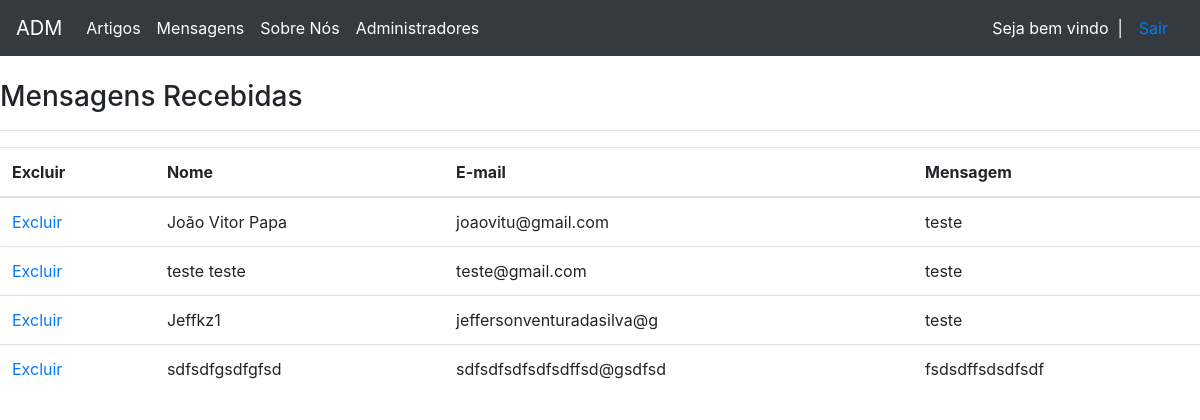
Page /index.php/administracao/mensagens on the committed database.
### tables this page shows
CREATE TABLE `contato` (
  `id` int(10) UNSIGNED NOT NULL,
  `nome` varchar(35) NOT NULL DEFAULT '',
  `email` varchar(45) NOT NULL DEFAULT '',
  `mensagem` text NOT NULL DEFAULT '0'
);

### application/controllers/administracao/mensagens.php (called while the page is built, shortened)
<?php if(!defined('BASEPATH')) exit('No direct script access allowed');
class mensagens extends CI_Controller {
    public function index(){
		$this->load->library('table');
		$data['contato'] = $this->db->get('contato')->result();
		$this->load->view('administracao/html_header');
		$this->load->view('administracao/menu');
		$this->load->view('administracao/mensagens',$data);
		$this->load->view('administracao/html_footer');
	   }
}

### index.php (called while the page is built, shortened)
<?php
require_once BASEPATH.'core/CodeIgniter.php';

### application/views/administracao/mensagens.php (the view)
<h3>Mensagens Recebidas</h3>
<hr>
<table class="table">
  <thead>
    <tr>
      <th scope="col">Excluir</th>
      <th scope="col">Nome</th>
      <th scope="col">E-mail</th>
      <th scope="col">Mensagem</th>
    </tr>
  </thead>
  <tbody>
<?php
	foreach($contato as $mensagens){
		echo "<tr>
				<td><a href='".base_url() . "administracao/mensagens/excluir/".$mensagens->id . "' onclick='return confirm('Confirma exclusão?');'>Excluir</a></td>
				<td>".$mensagens->nome."</td>
				<td>".$mensagens->email."</td>
                <td>".$mensagens->mensagem."</td>
	 		 </tr>";
	}
	?>

### rows in the picture
contato: nome "João Vitor Papa", email "joaovitu@gmail.com", mensagem "teste"
contato: nome "teste teste", email "teste@gmail.com", mensagem "teste"
contato: nome "Jeffkz1", email "jeffersonventuradasilva@g", mensagem "teste"
contato: nome "sdfsdfgsdfgfsd", email "sdfsdfsdfsdfsdffsd@gsdfsd", mensagem "fsdsdffsdsdfsdf"
